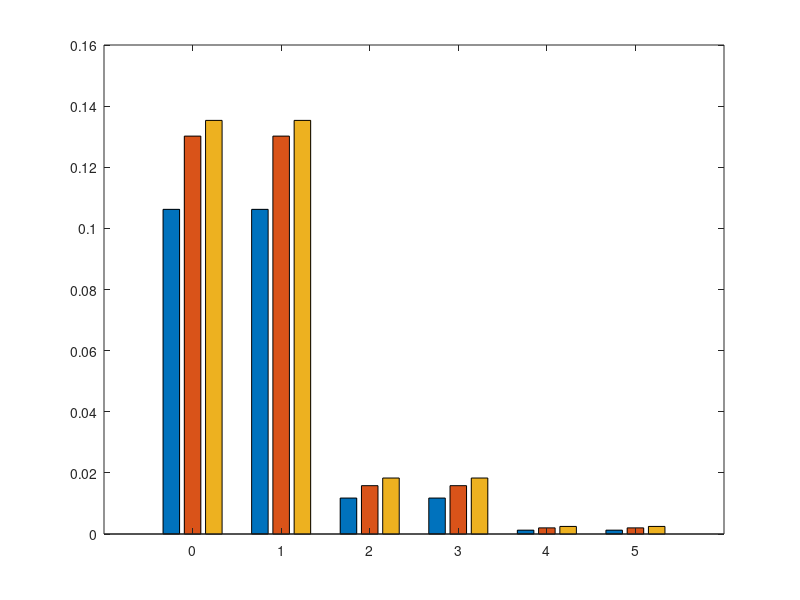

Write MATLAB code to recreate this figure. (Note: this script raises an error after producing the figure.)
% Comet Geometry: Extreme First-Passage Survival Probability
% Visualizing Theorem 2.1 with Grouped Bar Charts
% -------------------------------------------------------------
clear; clc; close all;

% --- Parameters ---
hub_degrees = [5 30];  % Different hub complexities
tail_length = 10;       % Distance the particle must travel unidirectionally
lambda = 2.0;           % Fixed scaling parameter lambda = N * p_d
num_sims = 100000;      % Number of single walkers to sample S(t)

max_k = 5;             % Max delay steps to visualize
k_vals = 0:max_k;

% Matrix to hold the bar chart data: rows = k values, cols = [sim_d5, sim_d30, Theory]
bar_data = zeros(length(k_vals), 3);

% --- Simulation & Theory Loop ---
for i = 1:length(hub_degrees)
    D = hub_degrees(i);
    
    % 1. Simulate single walkers (Corrected to Unidirectional Tail)
    hitting_times = zeros(num_sims, 1);
    for s = 1:num_sims
        hub_steps = 0;
        in_tail = false;
        
        while ~in_tail
            if rand() < (1/D)
                in_tail = true;
                hub_steps = hub_steps + 1; % 1 step to enter the tail
            else
                hub_steps = hub_steps + 2; % 1 step to spoke, 1 step back to hub
            end
        end
        % Total time is time spent in hub + strict unidirectional travel in tail
        hitting_times(s) = hub_steps + (tail_length - 1); 
    end
    
    % Minimum possible steps (shortest path)
    min_dist = tail_length; 
    
    % 2. Calculate single-walker arrival probability along shortest path (p_d)
    p_d = sum(hitting_times == min_dist) / num_sims;
    
    % 3. Set Ensemble Size N to keep lambda constant
    N = round(lambda / p_d);
    
    % 4. Calculate empirical P(T_N > d+k)
    for idx = 1:length(k_vals)
        k = k_vals(idx);
        S_t = sum(hitting_times > (min_dist + k)) / num_sims;
        bar_data(idx, i) = S_t^N; % Store in column 1 (d=5) or 2 (d=30)
    end
end

% --- Calculate Exact Theoretical Limit ---
% For the Comet graph, delays k only occur in even increments (2 steps per spoke visit).
% Let k = 2m. The theoretical F(k) for the Comet trap evaluates to D*(1 - (1-1/D)^(m+1)).
% We use the infinite D limit of this geometric scaling for the pure theory curve.
for idx = 1:length(k_vals)
    k = k_vals(idx);
    if mod(k, 2) ~= 0
        % Odd delays are impossible in this bipartite hub geometry, survival prob remains flat
        bar_data(idx, 3) = bar_data(idx-1, 3); 
    else
        m = k / 2;
        % Asymptotic F(k) for the injection trap
        F_k = m + 1; 
        bar_data(idx, 3) = exp(-lambda * F_k); % Store in column 3 (Theory)
    end
end

% --- Plotting the Grouped Bar Chart ---
figure('Color', 'w', 'Position', [100, 100, 800, 500]);

% Create grouped bars
b = bar(k_vals, bar_data, 'grouped', 'EdgeColor', 'k', 'LineWidth', 0.7);

% Style the bars
b(1).FaceColor = '#0072BD'; % Blue for d=5
b(2).FaceColor = '#D95319'; % Orange for d=30
b(3).FaceColor = '#EDB120'; % Yellow for Theory

% --- Formatting ---
title('Invariance of Extreme First-Passage Distributions (Comet Graph)');
xlabel('Delay steps beyond shortest path ($k$)', 'Interpreter', 'latex');
ylabel('Survival Probability $\mathbb{P}(T_N > d+k)$', 'Interpreter', 'latex');
legend({'Simulation ($d=5$)', 'Simulation ($d=30$)', 'Theoretical Limit'}, ...
       'Location', 'northeast', 'Interpreter', 'latex');
grid on;
set(gca, 'FontSize', 12);
xlim([-1, max_k+1]);
ylim([0, max(b)]);
